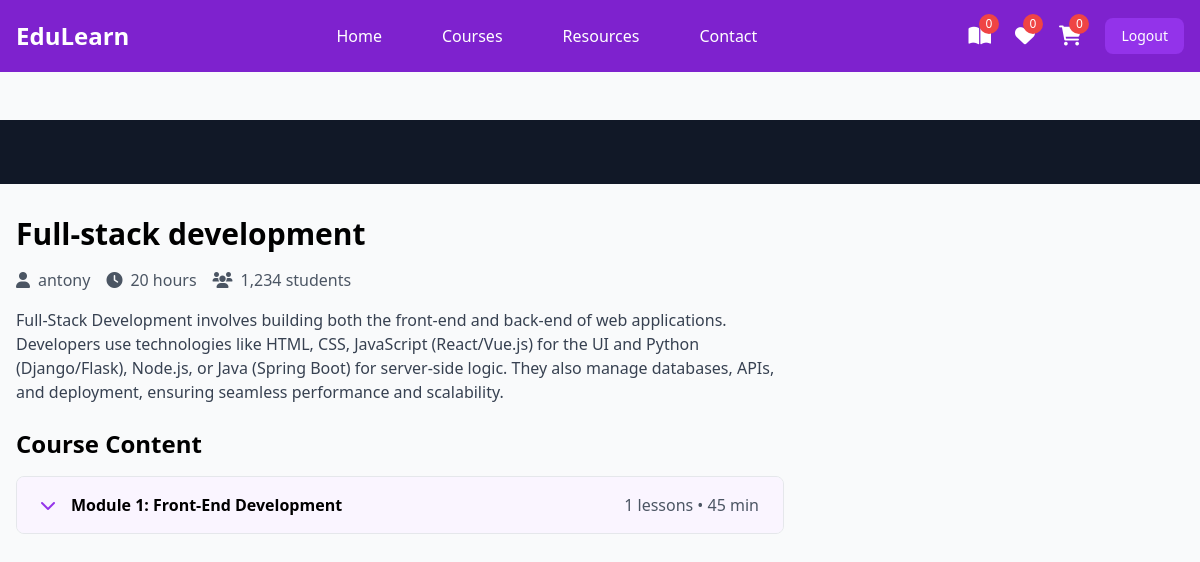
/student/courses/2/watch/ (signed in), run on the app's committed database.
### instructor/models.py (models this page shows, shortened)
class User(AbstractUser):
    ROLE_OPTION=(
        ("INSTRUCTOR","INSTRUCTOR"),
        ("STUDENT","STUDENT")
    )
    role=models.CharField(max_length=15,choices=ROLE_OPTION,default="STUDENT")

class Course(models.Model):
    title=models.CharField(max_length=50)
    description=models.TextField()
    price=models.DecimalField(decimal_places=2,max_digits=5)
    owner=models.ForeignKey(User,on_delete=models.SET_NULL,related_name="courses",null=True)
    is_free=models.BooleanField(default=False)
    picture=models.ImageField(upload_to="courseimage",null=True,blank=True,default="courseimage/default.png")
    thumbnail=EmbedVideoField()
    Category_objects=models.ManyToManyField(Category)
    created_at=models.DateTimeField(auto_now_add=True)
    updated_at=models.DateTimeField(auto_now=True)

class Module(models.Model):
    title=models.CharField(max_length=200)
    course_object=models.ForeignKey(Course,on_delete=models.CASCADE,related_name="modules")
    order=models.PositiveIntegerField()

### student/views.py (the view)
# urls.py: path("courses/<int:pk>/watch/",views.LessonDetailView.as_view(),name="lesson-detail"),
@method_decorator(signin_required,name="dispatch")
class LessonDetailView(View):
    def get(self,request,*args,**kwargs):
        course_id=kwargs.get("pk")
        course_instance=Course.objects.get(id=course_id)
        query_params=request.GET
        module_id=query_params.get("module") if "module" in query_params else course_instance.modules.all().first().id
        module_instance=Module.objects.get(id=module_id,course_object=course_instance)
        lesson_id=query_params.get("lesson") if "lesson" in query_params else module_instance.lessons.all().first().id
        lesson_instance=Lesson.objects.get(id=lesson_id,module_object=module_instance)
        return render(request,"lesson_detail.html",{"course":course_instance,"lesson":lesson_instance})

### student/context_processor.py (called while the page is built)
def course_context(request):
    count=0
    if request.user.is_authenticated:
        orders=request.user.purchase.filter(is_paid=True)
        count=len([c for o in orders for c in o.course_objects.all()])
    return {'count':count}

### student/templates/lesson_detail.html (shortened to what this page needs)
{%extends 'base.html'%}
{% load embed_video_tags %}
{%block main_block%}
    <div class="pt-20">
        <div class="bg-gray-900 w-full">
            <div class="max-w-screen-xl mx-auto px-4 py-8">
            </div>
        </div>
        <div class="max-w-screen-xl mx-auto px-4 py-8 grid grid-cols-1 lg:grid-cols-3 gap-8">
            <div class="lg:col-span-2">
                <h1 class="text-3xl font-bold mb-4">{{course.title}}</h1>
                <div class="flex items-center mb-4 text-gray-600">
                    <span class="mr-4"><i class="fas fa-user mr-2"></i>{{course.owner}}</span>
                    <span class="mr-4"><i class="fas fa-clock mr-2"></i>20 hours</span>
                    <span><i class="fas fa-users mr-2"></i>1,234 students</span>
                </div>
                <p class="text-gray-700 mb-6">{{course.description}}</p>
                <div class="space-y-4">
                    <h2 class="text-2xl font-bold mb-4">Course Content</h2>
                   {%for module in course.modules.all%}
                   <div class="border rounded-lg overflow-hidden">
                    <button class="w-full px-6 py-4 bg-purple-50 hover:bg-purple-100 flex items-center justify-between" onclick="toggleModule('module{{forloop.counter}}')">
                        <div class="flex items-center">
                            <i class="fas fa-chevron-down mr-4 text-purple-600"></i>
                            <span class="font-semibold">Module {{forloop.counter}}: {{module.title}}</span>
                        </div>
                        <span class="text-gray-600">{{module.lessons.all.count}} lessons • 45 min</span>
                    </button>
                </div>
                   {%endfor%}
                </div>
            </div>
{%endblock%}

### student/templates/base.html (shortened to what this page needs)
<!DOCTYPE html>
<html lang="en">
<head>
    <script src="https://cdn.tailwindcss.com"></script>
    <link href="https://cdnjs.cloudflare.com/ajax/libs/font-awesome/6.0.0/css/all.min.css" rel="stylesheet">
</head>
<body class="bg-gray-50">
    <nav class="bg-purple-700 fixed w-full z-20 top-0 left-0 ">
        <div class="max-w-screen-xl flex flex-wrap items-center justify-between mx-auto p-4">
            <a href="#" class="flex items-center">
                <span class="self-center text-2xl font-semibold text-white">EduLearn</span>
            </a>
            <div class="items-center justify-between hidden w-full md:flex md:w-auto md:order-1">
                <ul class="flex flex-col p-4 md:p-0 mt-4 font-medium md:flex-row md:space-x-8 md:mt-0">
                    <li><a href="{%url 'index'%}" class="block py-2 pl-3 pr-4 text-white hover:text-purple-200">Home</a></li>
                    <li><a href="{%url 'mycourses'%}" class="block py-2 pl-3 pr-4 text-white hover:text-purple-200">Courses</a></li>
                    <li><a href="#" class="block py-2 pl-3 pr-4 text-white hover:text-purple-200">Resources</a></li>
                    <li><a href="#" class="block py-2 pl-3 pr-4 text-white hover:text-purple-200">Contact</a></li>
                </ul>
            </div>
            <div class="flex items-center space-x-6 md:order-2">
                <div class="relative group">
                    <a href="{%url 'mycourses'%}" class="text-white hover:text-purple-200">
                        <i class="fas fa-book-open text-xl"></i>
                        <span class="absolute -top-2 -right-2 bg-red-500 text-white text-xs rounded-full h-5 w-5 flex items-center justify-center">{{count}}</span>
                    </a>
                </div>
                <div class="relative group">
                    <a href="#" class="text-white hover:text-purple-200">
                        <i class="fas fa-heart text-xl"></i>
                        <span class="absolute -top-2 -right-2 bg-red-500 text-white text-xs rounded-full h-5 w-5 flex items-center justify-center">0</span>
                    </a>
                </div>
                <div class="relative group">
                    <a href="{%url 'cart-summary'%}" class="text-white hover:text-purple-200">
                        <i class="fas fa-shopping-cart text-xl"></i>
                        <span class="absolute -top-2 -right-2 bg-red-500 text-white text-xs rounded-full h-5 w-5 flex items-center justify-center">{{request.user.basket.all.count}}</span>
                    </a>
                </div>
                <a href="{%url 'logout'%}"><button class="text-white bg-purple-600 hover:bg-purple-800 focus:ring-4 focus:outline-none focus:ring-purple-300 font-medium rounded-lg text-sm px-4 py-2 text-center">Logout</button></a>
            </div>
        </div>
    </nav>
    <div class="mt-10">
        {%block main_block%}
    {%endblock%}
    </div>
</body>
</html>

### data on the page
User: user.basket.all.count "0"
Course: title "Full-stack development", owner "antony", description "Full-Stack Development involves building both the front-end and back-end of web applications. Developers use technologies like HTML, CSS, JavaScript (React/Vue.js) for the UI and Python (Django/Flask), Node.js, or Java (Spring Boot) for server-side logic. They also manage databases, APIs, and deployment, ensuring seamless performance and scalability."
Module: title "Front-End Development", lessons.all.count "1"

### other printed values
{{ count }} "0"
